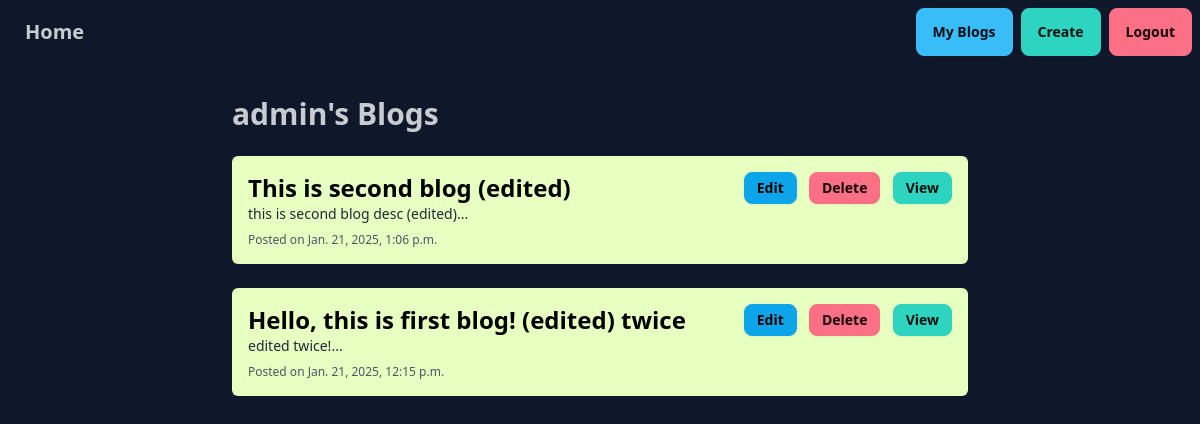
/DjangoBlog/myblogs/ (signed in), run on the app's committed database.
### blog/models.py (models this page shows, shortened)
class Blogs(models.Model):
    user = models.ForeignKey(User, on_delete=models.CASCADE, null=True, blank=True)
    title = models.CharField(max_length=200)
    description = models.TextField()
    posted_on = models.DateTimeField(auto_now_add=True)

### blog/views.py (the view)
# urls.py: path('myblogs/', views.get_user_blogs, name='myblogs'),
@login_required(login_url='loginuser')
def get_user_blogs(request):
    blogs = Blogs.objects.filter(user=request.user).order_by('-posted_on')
    context = {'blogs': blogs}
    return render(request, 'blog/userblog.html', context=context)

### blog/templates/blog/userblog.html (shortened to what this page needs)
{% extends 'blog/base.html' %}
{% block body %}
<div class="max-w-3xl mx-auto px-4 py-8">
  <h1 class="text-3xl font-semibold mb-6">{{ request.user.username }}'s Blogs</h1>
  <div class="space-y-6">
    {% for blog in blogs %}
    <div class="bg-[#E8FFC2] shadow-sm rounded-md p-4 mb-4">
      <div class="flex justify-between">
        <h3 class="text-2xl font-semibold text-black">{{ blog.title }}</h3>
        <div class="space-x-2">
          <form method="POST" action="{% url 'edit_blog' blog.id %}" class="inline-block">
            <button type="submit" class="btn btn-sm btn-info">Edit</button>
          </form>
          <form method="POST" action="{% url 'delete_blog' blog.id %}" class="inline-block">
            <button type="submit" class="btn btn-sm btn-error">Delete</button>
          </form>
          <a href="{% url 'view_blog' blog.id %}" class="btn btn-sm btn-success">View</a>
        </div>
      </div>
      <p class="text-sm text-gray-800 mb-2">{{ blog.description|slice:":100" }}...</p>
      <p class="text-xs text-gray-600">Posted on {{ blog.posted_on }}</p>
    </div>
    {% empty %}
    <p>No blogs available yet. Start creating one!</p>
    {% endfor %}
  </div>
</div>
{% endblock %}

### data on the page
Blogs: title "This is second blog (edited)", description "this is second blog desc (edited)", posted_on "Jan. 21, 2025, 1:06 p.m."
Blogs: title "Hello, this is first blog! (edited) twice", description "edited twice!", posted_on "Jan. 21, 2025, 12:15 p.m."

### other printed values
{{ request.user.username }} "admin"
